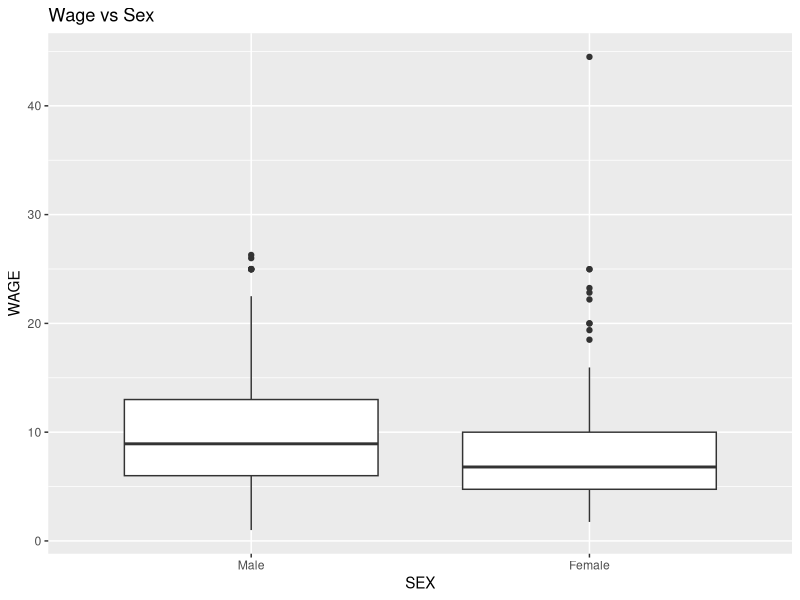
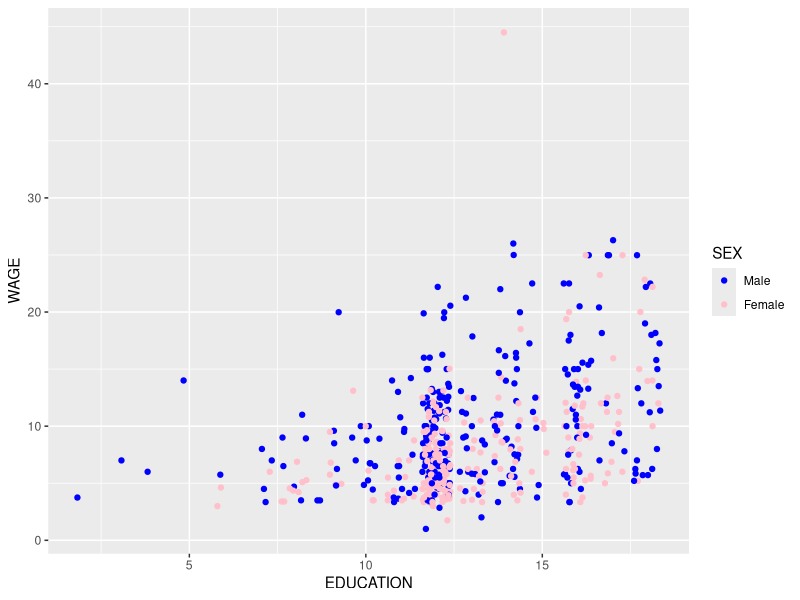
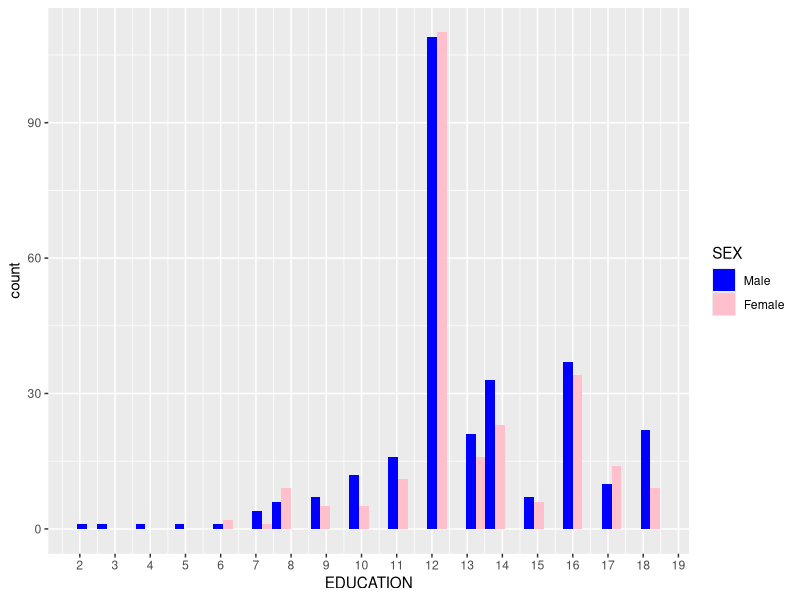
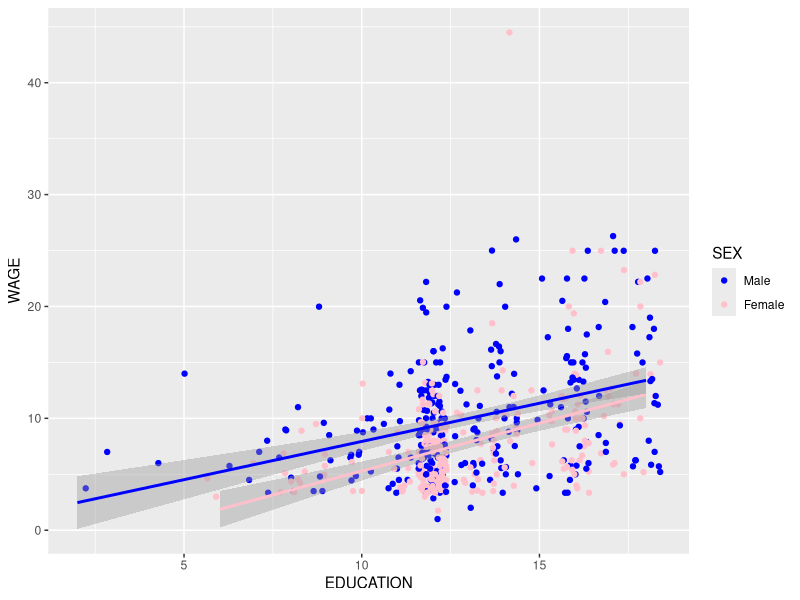

Source code (R) for these figures, in order:
## ---- chunk 1
library(ggplot2)

# create dataframe
wages <- read.csv(file = "../data/cpswages.dat.txt", header = FALSE, sep=" ")
names(wages) <- c("EDUCATION",	"SOUTH", "SEX", "EXPERIENCE", "UNION",  "WAGE", "AGE", "RACE", "OCCUPATION", "SECTOR", "MARR")
wages = wages[,c(1,2,3,4,5,7,8,9,10,11,6)]

# Set up factors
wages$SOUTH <- factor(wages$SOUTH, levels=c(0,1),
                    labels=c('North','South'))

wages$SEX <- factor(wages$SEX, levels=c(0,1),
                    labels=c('Male','Female'))

wages$UNION <- factor(wages$UNION, levels=c(0,1),
                    labels=c('Non-Unionized','Unionized'))

wages$RACE <- factor(wages$RACE, levels=c(1,2,3),
                    labels=c('Other','Hispanic', 'White'))

wages$OCCUPATION <- factor(wages$OCCUPATION, levels=c(1,2,3,4,5,6),
                    labels=c('Management','Sales','Clerical','Service','Professional','Other'))

wages$SECTOR <- factor(wages$SECTOR, levels=c(0,1,2),
                       labels=c('Other','Manufacturing','Construction'))

wages$MARR <- factor(wages$MARR, levels=c(0,1),
                       labels=c('Unmarried','Married'))

wages$MANUFACTURING <- 1*(wages$SECTOR == 'Manufacturing')
wages$CONSTRUCTION <- 1*(wages$SECTOR == 'Construction')

wages$MANAGEMENT <- 1*(wages$OCCUPATION == 'Management')
wages$SALES <- 1*(wages$OCCUPATION == 'Sales')
wages$CLERICAL <- 1*(wages$OCCUPATION == 'Clerical')
wages$SERVICE <- 1*(wages$OCCUPATION == 'Service')
wages$PROFESSIONAL <- 1*(wages$OCCUPATION == 'Professional')

wages$WHITE <- 1*(wages$RACE == 'White')
wages$HISPANIC <- 1*(wages$RACE == 'Hispanic')

women <- subset(wages,SEX=='Female')
men <- subset(wages,SEX=='Male')

head(wages)
## ---- chunk 2
p <- ggplot( wages, aes ( x = SEX, y = WAGE) )
p + geom_boxplot() + ggtitle("Wage vs Sex")
## ---- chunk 3
#nrow(subset(wages,SEX=='Female'))
#nrow(subset(wages,SEX=='Male'))
t.test(subset(wages,SEX=='Male')$WAGE, subset(wages,SEX=='Female')$WAGE, alternative = "greater")
## ---- chunk 4
p_ed_wg = ggplot( wages, aes ( x = EDUCATION, y = WAGE) ) 
p_ed_wg + geom_jitter(aes(color=SEX)) + scale_color_manual(name = 'SEX', values = c("blue", "pink"))
## ---- chunk 5
ggplot(wages, aes(EDUCATION, fill = SEX)) + geom_histogram(position = 'dodge') + scale_fill_manual(values=c("blue", "pink")) + scale_x_continuous(breaks=seq(0,19,1))
## ---- chunk 6
p_ed_wg + geom_jitter(aes(color=SEX)) + 
  geom_smooth(data=women, method='lm',formula=y~x,color="pink") +
  geom_smooth(data=men, method='lm',formula=y~x,color="blue") + 
  scale_color_manual(name = 'SEX', values = c("blue", "pink")) 
## ---- chunk 7
mod1=lm(WAGE~EDUCATION+SEX, data=wages)
mod2=lm(WAGE~EDUCATION+SEX+SEX:EDUCATION, data=wages)

summary(mod1)
summary(mod2)
